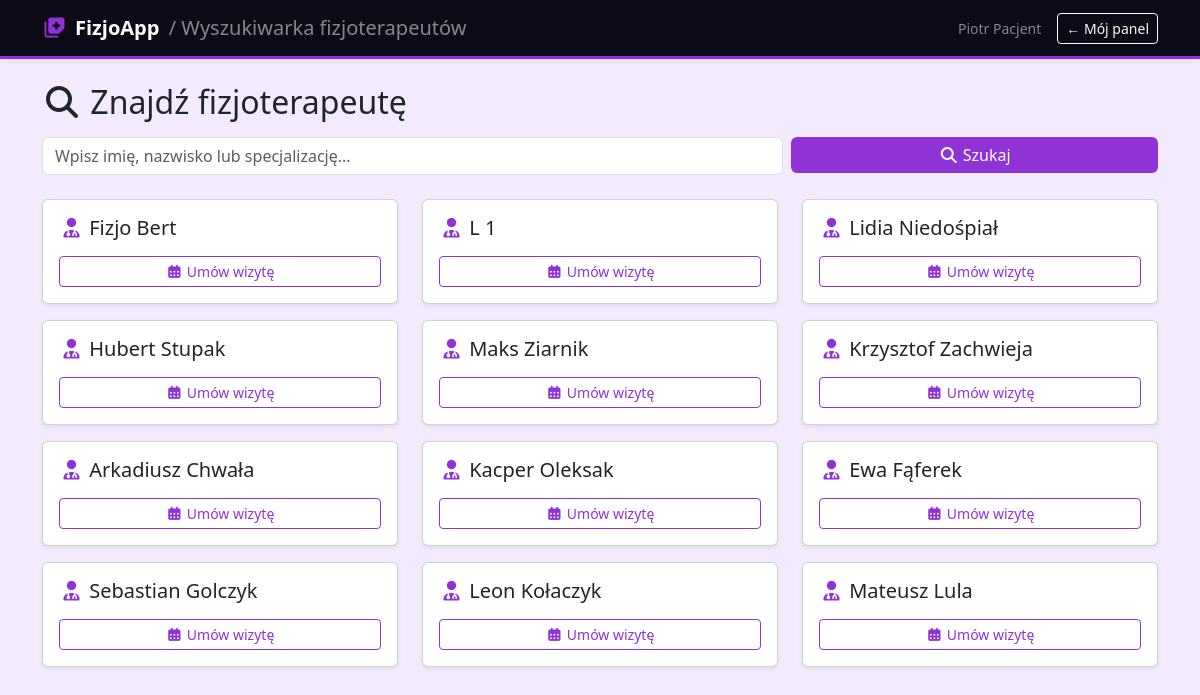
Page /lekarze/ (signed in) on the committed database.
### fizjoapp/models.py (models this page shows, shortened)
class Fizjoterapeuta(models.Model):
    user = models.OneToOneField(User, on_delete=models.CASCADE, null=True, blank=True)
    imie = models.CharField(max_length=50, verbose_name="Imię")
    nazwisko = models.CharField(max_length=100, verbose_name="Nazwisko")
    specka = models.CharField(max_length=150, verbose_name="Specjalizacja")
    tytul = models.CharField(max_length=20, verbose_name="Tytuł Naukowy")

### fizjoapp/views.py (the view)
# urls.py: path('lekarze/', views.wyszukiwarka_lekarzy, name='wyszukiwarka_lekarzy'),
@login_required
def wyszukiwarka_lekarzy(request):
    fraza = request.GET.get('szukaj', '')
    if fraza:
        lekarze = Fizjoterapeuta.objects.filter(
            Q(imie__icontains=fraza) |
            Q(nazwisko__icontains=fraza) |
            Q(user__username__icontains=fraza)
        ).select_related('user')
    else:
        lekarze = Fizjoterapeuta.objects.select_related('user').all()
    return render(request, 'lista_lekarzy.html', {'lekarze': lekarze, 'fraza': fraza})

### fizjoapp/templates/lista_lekarzy.html (shortened to what this page needs)
{% load static %}
<!doctype html>
<html lang="pl">
<head>
  <link rel="stylesheet" href="{% static 'css/bootstrap.min.css' %}"/>
  <link rel="stylesheet" href="{% static 'css/all.min.css' %}"/>
  <link rel="stylesheet" href="{% static 'css/calendar.css' %}"/>
  <link rel="stylesheet" href="{% static 'css/buttons.css' %}"/>
  <link rel="stylesheet" href="{% static 'css/pacjent.css' %}"/>
</head>
<body>
  <nav class="pac-nav navbar navbar-dark shadow-sm mb-4">
    <div class="container d-flex justify-content-between align-items-center">
      <span class="navbar-brand fw-bold">
        <a href="{% url 'dashboard_pacjent' %}"><i class="fas fa-notes-medical me-2" style="color:#9033d6"></i></a>FizjoApp
        <span class="fw-light text-white-50 ms-1">/ Wyszukiwarka fizjoterapeutów</span>
      </span>
      <div class="d-flex align-items-center gap-3">
        <span class="text-white-50 small d-none d-md-inline">{{ user.get_full_name|default:user.username }}</span>
        <a href="{% url 'dashboard_pacjent' %}" class="btn btn-outline-light btn-sm">← Mój panel</a>
      </div>
    </div>
  </nav>
  <div class="container">
    <h2 class="mb-3"><i class="fas fa-search"></i> Znajdź fizjoterapeutę</h2>
    <form method="GET" action="{% url 'wyszukiwarka_lekarzy' %}" class="row g-2 mb-4">
      <div class="col-md-8">
        <input type="text" name="szukaj" value="{{ fraza }}" class="form-control"
               placeholder="Wpisz imię, nazwisko lub specjalizację..."/>
      </div>
      <div class="col-md-4">
        <button type="submit" class="btn btn-pac w-100">
          <i class="fas fa-search"></i> Szukaj
        </button>
      </div>
    </form>
    <div class="row">
      {% for fizjo in lekarze %}
      <div class="col-md-4 mb-3">
        <div class="card shadow-sm h-100">
          <div class="card-body">
            <h5 class="card-title">
              <i class="fas fa-user-md" style="color:#9033d6"></i>
              {{ fizjo.imie }} {{ fizjo.nazwisko }}
            </h5>
            <a href="{% url 'profil_lekarza' fizjo.user.id %}" class="btn btn-pac-outline btn-sm mt-2 w-100">
              <i class="fas fa-calendar-alt"></i> Umów wizytę
            </a>
          </div>
        </div>
      </div>
      {% empty %}
      <div class="col-12">
        <div class="alert alert-warning">
          <i class="fas fa-exclamation-triangle"></i> Nie znaleziono żadnego fizjoterapeuty.
        </div>
      </div>
      {% endfor %}
    </div>
  </div>
</body>
</html>

### static/css/calendar.css (style rules this page uses)
body { background: #f5edf8; font-family: 'Segoe UI', system-ui, sans-serif; }
:root { --fc-border-color: #ead5f5; --fc-today-bg-color: rgba(203, 52, 217, 0.07); --fc-highlight-color: rgba(203, 52, 217, 0.13); --fc-button-bg-color: #cb34d9; --fc-button-border-color: #b52ec2; --fc-button-hover-bg-color: #b52ec2; --fc-button-hover-border-color: #9c28a8; --fc-button-active-bg-color: #7b1fa2; --fc-button-active-border-color: #7b1fa2; --fc-event-border-color: transparent; --fc-page-bg-color: #fff; }

### static/css/pacjent.css (style rules this page uses)
body { background:#f3eafe; font-family:'Segoe UI',system-ui,sans-serif; }
.pac-nav { background:#0d0a17; border-bottom:3px solid #9033d6; }
.btn-pac { background:#9033d6; color:#fff; border:none; }
.btn-pac-outline { border:1.5px solid #9033d6; color:#9033d6; background:transparent; }
:root { --fc-border-color: #e5d4f8; --fc-today-bg-color: rgba(144,51,214,.07); --fc-highlight-color: rgba(144,51,214,.12); --fc-button-bg-color: #9033d6; --fc-button-border-color: #7a28b8; --fc-button-hover-bg-color: #7a28b8; --fc-button-hover-border-color: #6722a8; --fc-button-active-bg-color: #6722a8; --fc-button-active-border-color: #6722a8; }

### rows in the picture
Fizjoterapeuta: imie "Fizjo", nazwisko "Bert"
Fizjoterapeuta: imie "L", nazwisko "1"
Fizjoterapeuta: imie "Lidia", nazwisko "Niedośpiał"
Fizjoterapeuta: imie "Hubert", nazwisko "Stupak"
Fizjoterapeuta: imie "Maks", nazwisko "Ziarnik"
Fizjoterapeuta: imie "Krzysztof", nazwisko "Zachwieja"
Fizjoterapeuta: imie "Arkadiusz", nazwisko "Chwała"
Fizjoterapeuta: imie "Kacper", nazwisko "Oleksak"
Fizjoterapeuta: imie "Ewa", nazwisko "Fąferek"
Fizjoterapeuta: imie "Sebastian", nazwisko "Golczyk"
Fizjoterapeuta: imie "Leon", nazwisko "Kołaczyk"
Fizjoterapeuta: imie "Mateusz", nazwisko "Lula"

### other values in the picture
{{ user.get_full_name|default:user.username }} "Piotr Pacjent"
